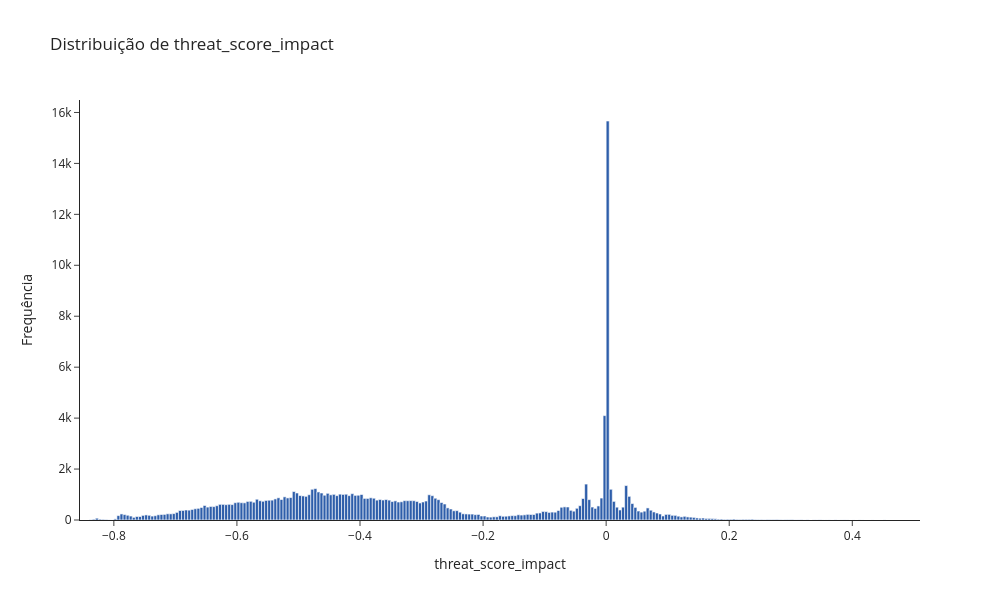
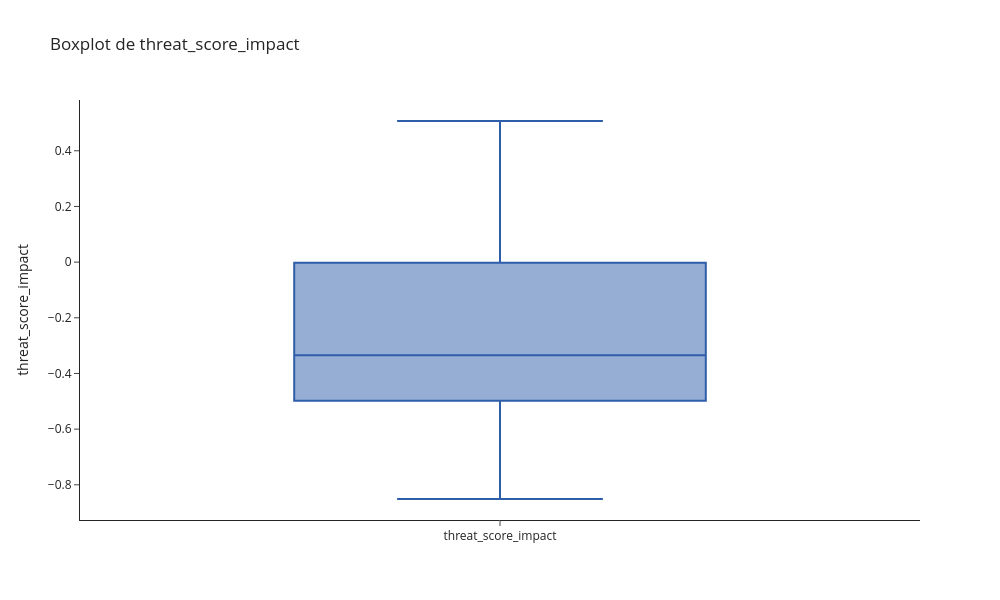
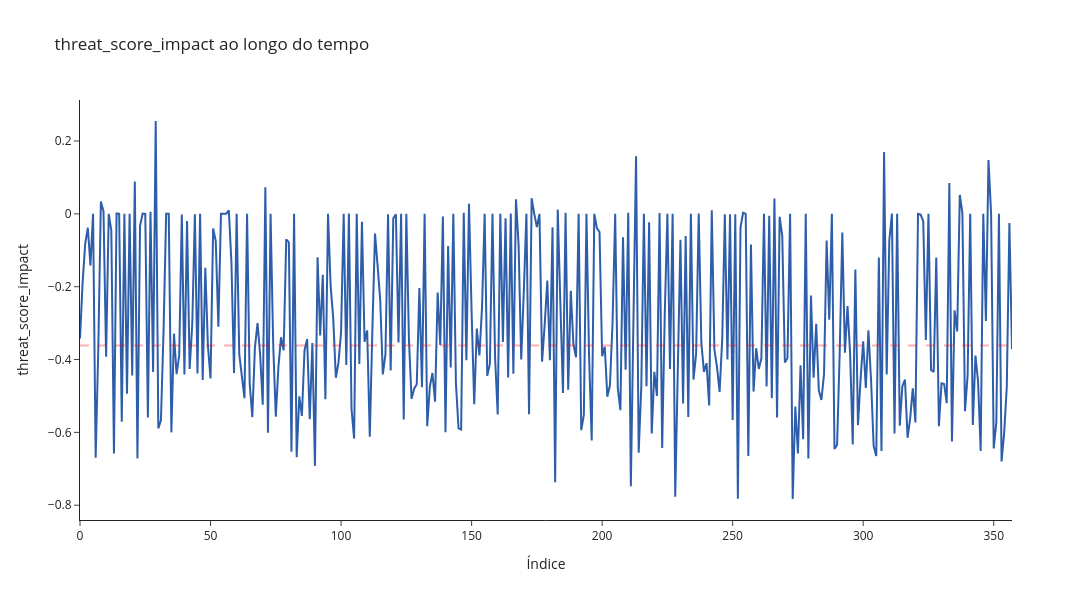

The cell these charts' notebook holds for them, in order:
### Code cell
# Distribuição do impacto na ameaça de eventos de todas as partidas da temporada
plot_histogram(df_threat_impact.filter((F.col('defensiveAction'))), 'threat_score_impact')
plot_boxplot(df_threat_impact.filter((F.col('defensiveAction'))), 'threat_score_impact')

# impacto na ameaça de eventos defensivos sequenciais em uma partida específica da temporada
game_id = 4438
plot_line(df_threat_impact.filter((F.col('gameId') == game_id) & (F.col('defensiveAction'))), 'threat_score_impact')

### Figure 1 — Plotly figure (JSON) as saved in the notebook; plotly's stock layout.template omitted (floating-point values rounded to 4 significant figures; data arrays with more than 128 entries replaced by an {"elided": "..."} marker saying what was removed)
{"data": [{"marker": {"color": "#2E5EAA"}, "name": "threat_score_impact", "type": "histogram", "x": {"elided": "122226 float values"}}], "layout": {"height": 600, "title": {"text": "Distribuição de threat_score_impact"}, "width": 1000, "xaxis": {"title": {"text": "threat_score_impact"}}, "yaxis": {"title": {"text": "Frequência"}}}}

### Figure 2 — Plotly figure (JSON) as saved in the notebook; plotly's stock layout.template omitted (floating-point values rounded to 4 significant figures; data arrays with more than 128 entries replaced by an {"elided": "..."} marker saying what was removed)
{"data": [{"boxpoints": "outliers", "marker": {"color": "#2E5EAA"}, "name": "threat_score_impact", "type": "box", "y": {"elided": "122226 float values"}}], "layout": {"height": 600, "title": {"text": "Boxplot de threat_score_impact"}, "width": 1000, "yaxis": {"title": {"text": "threat_score_impact"}}}}

### Figure 3 — Plotly figure (JSON) as saved in the notebook; plotly's stock layout.template omitted (floating-point values rounded to 4 significant figures; data arrays with more than 128 entries replaced by an {"elided": "..."} marker saying what was removed)
{"data": [{"line": {"color": "#2E5EAA", "width": 2}, "mode": "lines", "name": "threat_score_impact", "type": "scatter", "x": {"elided": "358 int values"}, "y": {"elided": "358 float values"}}], "layout": {"height": 600, "shapes": [{"line": {"color": "red", "dash": "dash", "width": 2}, "type": "line", "x0": 0, "x1": 1, "xref": "paper", "y0": -0.3615, "y1": -0.3615, "yref": "y"}], "title": {"text": "threat_score_impact ao longo do tempo"}, "width": 1500, "xaxis": {"title": {"text": "Índice"}}, "yaxis": {"title": {"text": "threat_score_impact"}}}}
